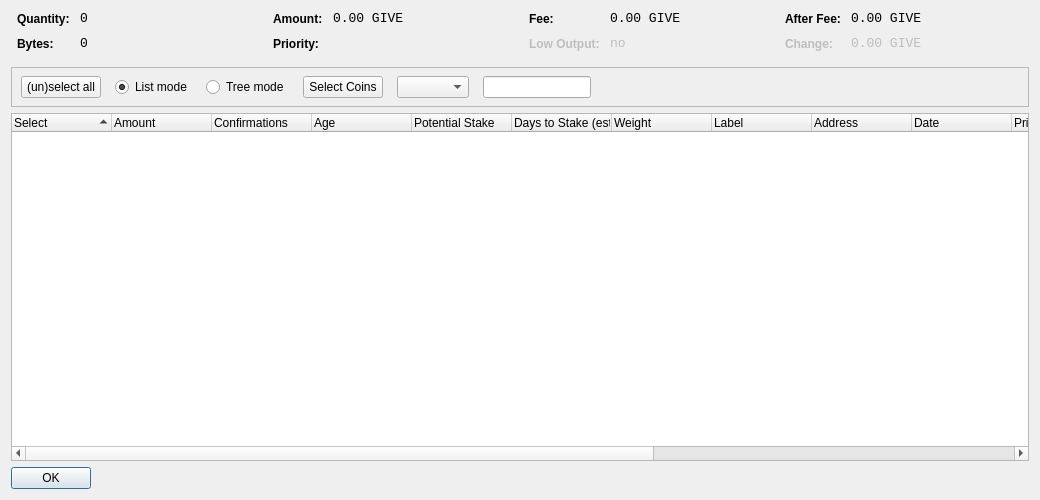
<?xml version="1.0" encoding="UTF-8"?>
<ui version="4.0">
 <class>CoinControlDialog</class>
 <widget class="QDialog" name="CoinControlDialog">
  <property name="geometry">
   <rect>
    <x>0</x>
    <y>0</y>
    <width>1040</width>
    <height>500</height>
   </rect>
  </property>
  <property name="windowTitle">
   <string>Coin Control</string>
  </property>
  <layout class="QVBoxLayout" name="verticalLayout">
   <item>
    <layout class="QHBoxLayout" name="horizontalLayoutTop" stretch="0,0,0,0">
     <property name="topMargin">
      <number>0</number>
     </property>
     <property name="bottomMargin">
      <number>10</number>
     </property>
     <item>
      <layout class="QFormLayout" name="formLayoutCoinControl1">
       <property name="horizontalSpacing">
        <number>10</number>
       </property>
       <property name="verticalSpacing">
        <number>10</number>
       </property>
       <property name="leftMargin">
        <number>6</number>
       </property>
       <property name="rightMargin">
        <number>6</number>
       </property>
       <item row="0" column="0">
        <widget class="QLabel" name="labelCoinControlQuantityText">
         <property name="styleSheet">
          <string notr="true">font-weight:bold;</string>
         </property>
         <property name="text">
          <string>Quantity:</string>
         </property>
        </widget>
       </item>
       <item row="0" column="1">
        <widget class="QLabel" name="labelCoinControlQuantity">
         <property name="font">
          <font>
           <family>Monospace</family>
           <pointsize>10</pointsize>
          </font>
         </property>
         <property name="cursor">
          <cursorShape>IBeamCursor</cursorShape>
         </property>
         <property name="contextMenuPolicy">
          <enum>Qt::ActionsContextMenu</enum>
         </property>
         <property name="text">
          <string notr="true">0</string>
         </property>
         <property name="textInteractionFlags">
          <set>Qt::LinksAccessibleByMouse|Qt::TextSelectableByKeyboard|Qt::TextSelectableByMouse</set>
         </property>
        </widget>
       </item>
       <item row="1" column="0">
        <widget class="QLabel" name="labelCoinControlBytesText">
         <property name="styleSheet">
          <string notr="true">font-weight:bold;</string>
         </property>
         <property name="text">
          <string>Bytes:</string>
         </property>
        </widget>
       </item>
       <item row="1" column="1">
        <widget class="QLabel" name="labelCoinControlBytes">
         <property name="font">
          <font>
           <family>Monospace</family>
           <pointsize>10</pointsize>
          </font>
         </property>
         <property name="cursor">
          <cursorShape>IBeamCursor</cursorShape>
         </property>
         <property name="contextMenuPolicy">
          <enum>Qt::ActionsContextMenu</enum>
         </property>
         <property name="text">
          <string notr="true">0</string>
         </property>
         <property name="textInteractionFlags">
          <set>Qt::LinksAccessibleByMouse|Qt::TextSelectableByKeyboard|Qt::TextSelectableByMouse</set>
         </property>
        </widget>
       </item>
      </layout>
     </item>
     <item>
      <layout class="QFormLayout" name="formLayoutCoinControl2">
       <property name="horizontalSpacing">
        <number>10</number>
       </property>
       <property name="verticalSpacing">
        <number>10</number>
       </property>
       <property name="leftMargin">
        <number>6</number>
       </property>
       <property name="rightMargin">
        <number>6</number>
       </property>
       <item row="0" column="0">
        <widget class="QLabel" name="labelCoinControlAmountText">
         <property name="styleSheet">
          <string notr="true">font-weight:bold;</string>
         </property>
         <property name="text">
          <string>Amount:</string>
         </property>
        </widget>
       </item>
       <item row="0" column="1">
        <widget class="QLabel" name="labelCoinControlAmount">
         <property name="font">
          <font>
           <family>Monospace</family>
           <pointsize>10</pointsize>
          </font>
         </property>
         <property name="cursor">
          <cursorShape>IBeamCursor</cursorShape>
         </property>
         <property name="contextMenuPolicy">
          <enum>Qt::ActionsContextMenu</enum>
         </property>
         <property name="text">
          <string notr="true">0.00 GIVE</string>
         </property>
         <property name="textInteractionFlags">
          <set>Qt::LinksAccessibleByMouse|Qt::TextSelectableByKeyboard|Qt::TextSelectableByMouse</set>
         </property>
        </widget>
       </item>
       <item row="1" column="0">
        <widget class="QLabel" name="labelCoinControlPriorityText">
         <property name="styleSheet">
          <string notr="true">font-weight:bold;</string>
         </property>
         <property name="text">
          <string>Priority:</string>
         </property>
        </widget>
       </item>
       <item row="1" column="1">
        <widget class="QLabel" name="labelCoinControlPriority">
         <property name="font">
          <font>
           <family>Monospace</family>
           <pointsize>10</pointsize>
          </font>
         </property>
         <property name="cursor">
          <cursorShape>IBeamCursor</cursorShape>
         </property>
         <property name="contextMenuPolicy">
          <enum>Qt::ActionsContextMenu</enum>
         </property>
         <property name="text">
          <string/>
         </property>
         <property name="textInteractionFlags">
          <set>Qt::LinksAccessibleByMouse|Qt::TextSelectableByKeyboard|Qt::TextSelectableByMouse</set>
         </property>
        </widget>
       </item>
      </layout>
     </item>
     <item>
      <layout class="QFormLayout" name="formLayoutCoinControl3">
       <property name="horizontalSpacing">
        <number>10</number>
       </property>
       <property name="verticalSpacing">
        <number>10</number>
       </property>
       <property name="leftMargin">
        <number>6</number>
       </property>
       <property name="rightMargin">
        <number>6</number>
       </property>
       <item row="0" column="0">
        <widget class="QLabel" name="labelCoinControlFeeText">
         <property name="styleSheet">
          <string notr="true">font-weight:bold;</string>
         </property>
         <property name="text">
          <string>Fee:</string>
         </property>
        </widget>
       </item>
       <item row="0" column="1">
        <widget class="QLabel" name="labelCoinControlFee">
         <property name="font">
          <font>
           <family>Monospace</family>
           <pointsize>10</pointsize>
          </font>
         </property>
         <property name="cursor">
          <cursorShape>IBeamCursor</cursorShape>
         </property>
         <property name="contextMenuPolicy">
          <enum>Qt::ActionsContextMenu</enum>
         </property>
         <property name="text">
          <string notr="true">0.00 GIVE</string>
         </property>
         <property name="textInteractionFlags">
          <set>Qt::LinksAccessibleByMouse|Qt::TextSelectableByKeyboard|Qt::TextSelectableByMouse</set>
         </property>
        </widget>
       </item>
       <item row="1" column="0">
        <widget class="QLabel" name="labelCoinControlLowOutputText">
         <property name="enabled">
          <bool>false</bool>
         </property>
         <property name="styleSheet">
          <string notr="true">font-weight:bold;</string>
         </property>
         <property name="text">
          <string>Low Output:</string>
         </property>
        </widget>
       </item>
       <item row="1" column="1">
        <widget class="QLabel" name="labelCoinControlLowOutput">
         <property name="enabled">
          <bool>false</bool>
         </property>
         <property name="font">
          <font>
           <family>Monospace</family>
           <pointsize>10</pointsize>
          </font>
         </property>
         <property name="cursor">
          <cursorShape>IBeamCursor</cursorShape>
         </property>
         <property name="contextMenuPolicy">
          <enum>Qt::ActionsContextMenu</enum>
         </property>
         <property name="text">
          <string notr="true">no</string>
         </property>
         <property name="textInteractionFlags">
          <set>Qt::LinksAccessibleByMouse|Qt::TextSelectableByKeyboard|Qt::TextSelectableByMouse</set>
         </property>
        </widget>
       </item>
      </layout>
     </item>
     <item>
      <layout class="QFormLayout" name="formLayoutCoinControl4">
	  <property name="fieldGrowthPolicy">
        <enum>QFormLayout::AllNonFixedFieldsGrow</enum>
       </property>
       <property name="horizontalSpacing">
        <number>10</number>
       </property>
       <property name="verticalSpacing">
        <number>10</number>
       </property>
       <property name="leftMargin">
        <number>6</number>
       </property>
       <property name="rightMargin">
        <number>6</number>
       </property>
       <item row="0" column="0">
        <widget class="QLabel" name="labelCoinControlAfterFeeText">
         <property name="styleSheet">
          <string notr="true">font-weight:bold;</string>
         </property>
         <property name="text">
          <string>After Fee:</string>
         </property>
        </widget>
       </item>
       <item row="0" column="1">
        <widget class="QLabel" name="labelCoinControlAfterFee">
         <property name="font">
          <font>
           <family>Monospace</family>
           <pointsize>10</pointsize>
          </font>
         </property>
         <property name="cursor">
          <cursorShape>IBeamCursor</cursorShape>
         </property>
         <property name="contextMenuPolicy">
          <enum>Qt::ActionsContextMenu</enum>
         </property>
         <property name="text">
          <string notr="true">0.00 GIVE</string>
         </property>
         <property name="textInteractionFlags">
          <set>Qt::LinksAccessibleByMouse|Qt::TextSelectableByKeyboard|Qt::TextSelectableByMouse</set>
         </property>
        </widget>
       </item>
       <item row="1" column="0">
        <widget class="QLabel" name="labelCoinControlChangeText">
         <property name="enabled">
          <bool>false</bool>
         </property>
         <property name="styleSheet">
          <string notr="true">font-weight:bold;</string>
         </property>
         <property name="text">
          <string>Change:</string>
         </property>
        </widget>
       </item>
       <item row="1" column="1">
        <widget class="QLabel" name="labelCoinControlChange">
         <property name="enabled">
          <bool>false</bool>
         </property>
         <property name="font">
          <font>
           <family>Monospace</family>
           <pointsize>10</pointsize>
          </font>
         </property>
         <property name="cursor">
          <cursorShape>IBeamCursor</cursorShape>
         </property>
         <property name="contextMenuPolicy">
          <enum>Qt::ActionsContextMenu</enum>
         </property>
         <property name="text">
          <string notr="true">0.00 GIVE</string>
         </property>
         <property name="textInteractionFlags">
          <set>Qt::LinksAccessibleByMouse|Qt::TextSelectableByKeyboard|Qt::TextSelectableByMouse</set>
         </property>
        </widget>
       </item>
      </layout>
     </item>
    </layout>
   </item>
   <item>
    <widget class="QFrame" name="frame">
     <property name="minimumSize">
      <size>
       <width>0</width>
       <height>40</height>
      </size>
     </property>
     <property name="frameShape">
      <enum>QFrame::StyledPanel</enum>
     </property>
     <property name="frameShadow">
      <enum>QFrame::Sunken</enum>
     </property>
     <widget class="QWidget" name="horizontalLayoutWidget">
      <property name="geometry">
       <rect>
        <x>10</x>
        <y>0</y>
        <width>781</width>
        <height>41</height>
       </rect>
      </property>
      <layout class="QHBoxLayout" name="horizontalLayoutPanel" stretch="0,0,0,0,0,0,0">
       <property name="spacing">
        <number>14</number>
       </property>
       <item>
        <widget class="QPushButton" name="pushButtonSelectAll">
         <property name="sizePolicy">
          <sizepolicy hsizetype="Maximum" vsizetype="Fixed">
           <horstretch>0</horstretch>
           <verstretch>0</verstretch>
          </sizepolicy>
         </property>
         <property name="text">
          <string>(un)select all</string>
         </property>
        </widget>
       </item>
       <item>
        <widget class="QRadioButton" name="radioListMode">
         <property name="sizePolicy">
          <sizepolicy hsizetype="Maximum" vsizetype="Fixed">
           <horstretch>0</horstretch>
           <verstretch>0</verstretch>
          </sizepolicy>
         </property>
         <property name="text">
          <string>List mode</string>
         </property>
         <property name="checked">
          <bool>true</bool>
         </property>
        </widget>
       </item>
       <item>
        <widget class="QRadioButton" name="radioTreeMode">
         <property name="sizePolicy">
          <sizepolicy hsizetype="Maximum" vsizetype="Fixed">
           <horstretch>0</horstretch>
           <verstretch>0</verstretch>
          </sizepolicy>
         </property>
         <property name="text">
          <string>Tree mode</string>
		  </property>
        </widget>
       </item>
       <item>
        <widget class="QPushButton" name="pushButtonCustomCC">
         <property name="text">
          <string>Select Coins</string>
         </property>
        </widget>
       </item>
       <item>
        <widget class="QComboBox" name="QComboBoxFilterCoins"/>
       </item>
       <item>
        <widget class="QLineEdit" name="lineEditCustomCC">
         <property name="enabled">
          <bool>true</bool>
         </property>
         <property name="sizePolicy">
          <sizepolicy hsizetype="Fixed" vsizetype="Fixed">
           <horstretch>0</horstretch>
           <verstretch>0</verstretch>
          </sizepolicy>
         </property>
         <property name="baseSize">
          <size>
           <width>50</width>
           <height>0</height>
          </size>
         </property>
        </widget>
       </item>
       <item>
        <spacer name="horizontalSpacer">
         <property name="orientation">
          <enum>Qt::Horizontal</enum>
         </property>
         <property name="sizeHint" stdset="0">
          <size>
           <width>40</width>
           <height>20</height>
          </size>
         </property>
        </spacer>
       </item>
      </layout>
     </widget>
    </widget>
   </item>
   <item>
    <widget class="CoinControlTreeWidget" name="treeWidget">
     <property name="contextMenuPolicy">
      <enum>Qt::CustomContextMenu</enum>
     </property>
     <property name="sortingEnabled">
      <bool>false</bool>
     </property>
     <property name="columnCount">
      <number>16</number>
     </property>
     <attribute name="headerShowSortIndicator" stdset="0">
      <bool>true</bool>
     </attribute>
     <attribute name="headerStretchLastSection">
      <bool>false</bool>
     </attribute>
     <column>
      <property name="text">
       <string>Select</string>
      </property>
     </column>
     <column>
      <property name="text">
       <string>Amount</string>
      </property>
     </column>
     <column>
      <property name="text">
      <string>Confirmations</string>
      </property>
      <property name="toolTip">
       <string>Confirmed</string>
      </property>
     </column>
     <column>
      <property name="text">
       <string>Age</string>
      </property>
     </column>
	 
	 <column>
      <property name="text">
       <string>Potential Stake</string> 
      </property>
     </column>
	 <column>
      <property name="text">
       <string>Days to Stake (est.)</string>
      </property>
     </column>
     <column>
      <property name="text">
       <string>Weight</string>
      </property>
     </column>
     <column>
      <property name="text">
       <string>Label</string>
      </property>
      </column>
     <column>
      <property name="text">
       <string>Address</string>
      </property>
     </column>
     <column>
      <property name="text">
       <string>Date</string>
      </property>
     </column>
     <column>
      <property name="text">
       <string>Priority</string>
	   </property>
     </column>
	 <column>
      <property name="text"> /** age int 64 invisible **/
       <string/>
      </property>
     </column>
	 <column>
      <property name="text"> /** pot stake int 64 invisible **/
       <string/>
      </property>
     </column>
     <column>
      <property name="text">
       <string/>
      </property>
     </column>
     <column>
      <property name="text">
       <string/>
      </property>
     </column>
     <column>
      <property name="text">
       <string/>
      </property>
     </column>
     <column>
      <property name="text">
       <string/>
      </property>
     </column>
    </widget>
   </item>
   <item>
    <widget class="QDialogButtonBox" name="buttonBox">
     <property name="sizePolicy">
      <sizepolicy hsizetype="Maximum" vsizetype="Fixed">
       <horstretch>0</horstretch>
       <verstretch>0</verstretch>
      </sizepolicy>
     </property>
     <property name="orientation">
      <enum>Qt::Horizontal</enum>
     </property>
     <property name="standardButtons">
      <set>QDialogButtonBox::Ok</set>
     </property>
    </widget>
   </item>
  </layout>
 </widget>
 <customwidgets>
  <customwidget>
   <class>CoinControlTreeWidget</class>
   <extends>QTreeWidget</extends>
   <header>coincontroltreewidget.h</header>
  </customwidget>
 </customwidgets>
 <resources/>
 <connections/>
</ui>
